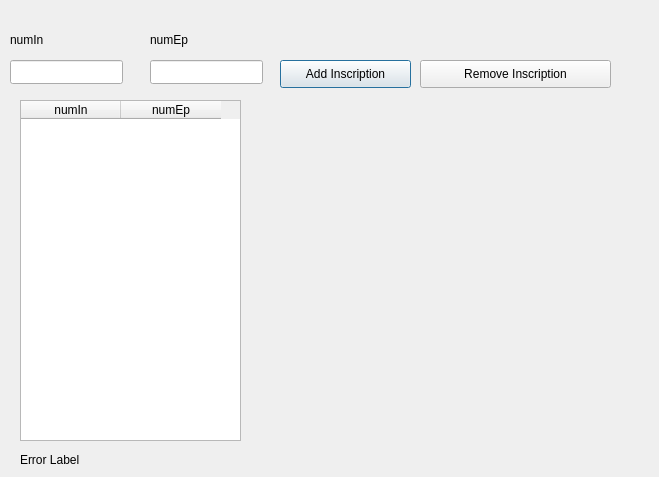
<?xml version="1.0" encoding="UTF-8"?>
<ui version="4.0">
 <class>Dialog</class>
 <widget class="QDialog" name="Dialog">
  <property name="geometry">
   <rect>
    <x>0</x>
    <y>0</y>
    <width>659</width>
    <height>477</height>
   </rect>
  </property>
  <property name="windowTitle">
   <string>Dialog</string>
  </property>
  <widget class="QPushButton" name="addButton">
   <property name="geometry">
    <rect>
     <x>280</x>
     <y>60</y>
     <width>131</width>
     <height>28</height>
    </rect>
   </property>
   <property name="text">
    <string>Add Inscription</string>
   </property>
  </widget>
  <widget class="QPushButton" name="removeButton">
   <property name="geometry">
    <rect>
     <x>420</x>
     <y>60</y>
     <width>191</width>
     <height>28</height>
    </rect>
   </property>
   <property name="text">
    <string>Remove Inscription</string>
   </property>
  </widget>
  <widget class="QLineEdit" name="numInIn">
   <property name="geometry">
    <rect>
     <x>10</x>
     <y>60</y>
     <width>113</width>
     <height>24</height>
    </rect>
   </property>
   <property name="text">
    <string/>
   </property>
  </widget>
  <widget class="QLineEdit" name="numEpIn">
   <property name="geometry">
    <rect>
     <x>150</x>
     <y>60</y>
     <width>113</width>
     <height>24</height>
    </rect>
   </property>
   <property name="text">
    <string/>
   </property>
  </widget>
  <widget class="QLabel" name="numInLabel">
   <property name="geometry">
    <rect>
     <x>10</x>
     <y>30</y>
     <width>69</width>
     <height>20</height>
    </rect>
   </property>
   <property name="text">
    <string>numIn</string>
   </property>
  </widget>
  <widget class="QLabel" name="numEpLabel">
   <property name="geometry">
    <rect>
     <x>150</x>
     <y>30</y>
     <width>69</width>
     <height>20</height>
    </rect>
   </property>
   <property name="text">
    <string>numEp</string>
   </property>
  </widget>
  <widget class="QTableWidget" name="tableWidget">
   <property name="geometry">
    <rect>
     <x>20</x>
     <y>100</y>
     <width>221</width>
     <height>341</height>
    </rect>
   </property>
   <column>
    <property name="text">
     <string>numIn</string>
    </property>
   </column>
   <column>
    <property name="text">
     <string>numEp</string>
    </property>
   </column>
  </widget>
  <widget class="QLabel" name="errorLabel">
   <property name="geometry">
    <rect>
     <x>20</x>
     <y>450</y>
     <width>371</width>
     <height>20</height>
    </rect>
   </property>
   <property name="text">
    <string>Error Label</string>
   </property>
  </widget>
 </widget>
 <resources/>
 <connections/>
</ui>
